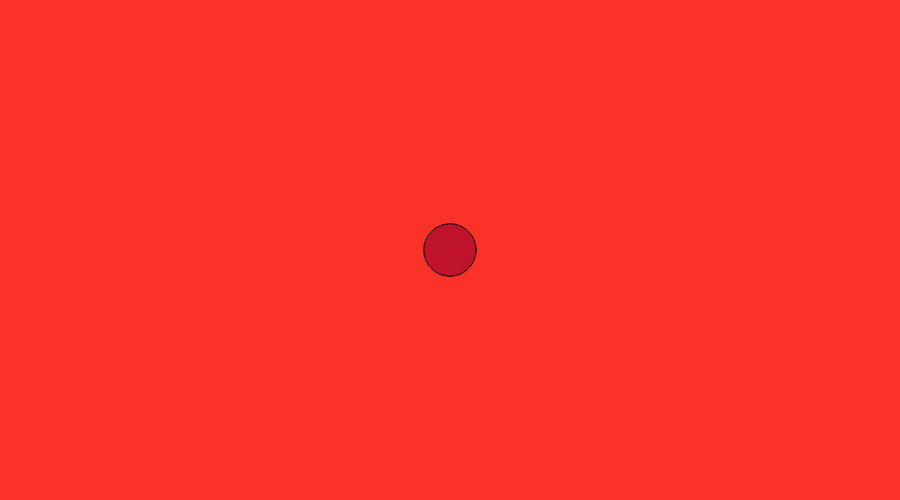
Frame 1 (no input)
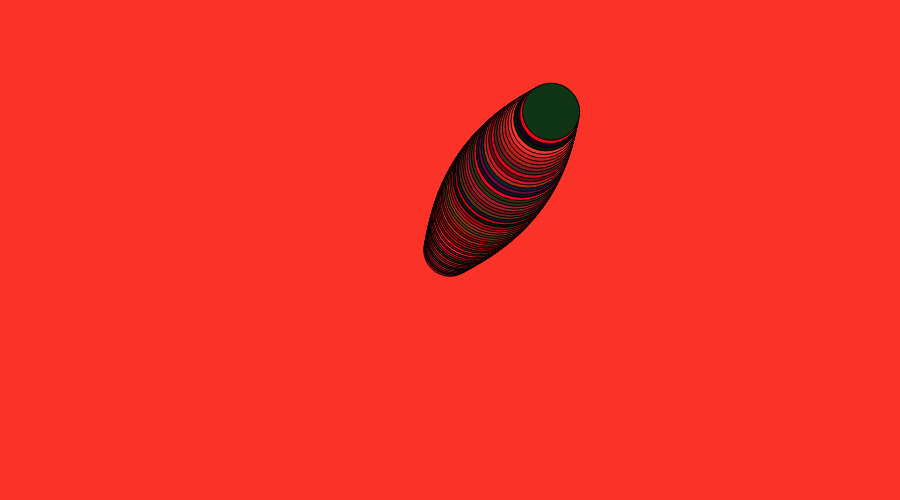
Frame 60 (no input)
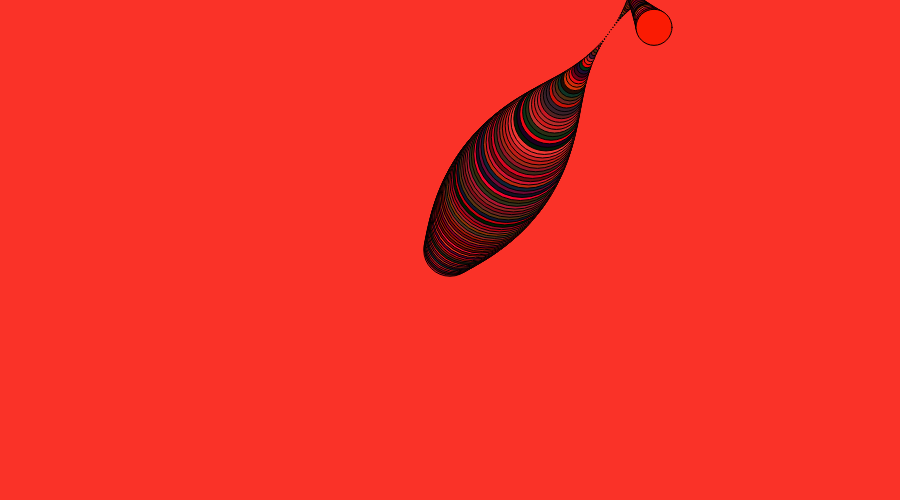
Frame 120 (the mouse pressed at the canvas centre since frame 60)

The p5.js sketch that drew these frames (run headless with seeded random() and noise() and a simulated clock; from frame 60 on, the mouse is pressed at the canvas centre):

// p5.js sketch
// ── sketch.js
let posizioneY
let posizioneX
let velX
let velY
let dimensione = 50 // dimensione iniziale dell'ellisse
let tempoTrascorso = 0 // inizializzo il conteggio del tempo a 0

function setup(){
  createCanvas(900, 500)
  posizioneX = width/2
  posizioneY = height/2
  velX = random (-4,4)
  velY = random(-4,4)
  background(250, 50, 40)
}

function draw(){
  fill (random(255), random(55), random(55))

  // Controllo se sono trascorsi almeno 5 secondi
  if (tempoTrascorso >= 15) {
    ellipse(posizioneX, posizioneY, dimensione, dimensione)
    dimensione += 1 // incremento la dimensione di 1 ad ogni ciclo
  } else { //se la condizione è falsa si usa else per far procedere la funzione in altro modo
    // Se non sono trascorsi 5 secondi, uso il sinusoide come prima
    ellipse(posizioneX, posizioneY, dimensione * sin(frameCount * 0.05) + dimensione, dimensione * sin(frameCount * 0.05) + dimensione)
  }

  posizioneX = posizioneX + velX 
  posizioneY = posizioneY + velY

  if(posizioneX >= width || posizioneX <= 0 ) velX = -velX
  if(posizioneY >= height || posizioneY <= 0 ) velY = -velY

  tempoTrascorso += deltaTime/1000 // aggiorno il conteggio del tempo
}

function keyPressed(){
  if(keyCode === 32){ // Controllo se la barra spaziatrice è stata premuta
    dimensione -= 10 // Imposto la dimensione a un valore minore
  }
}
